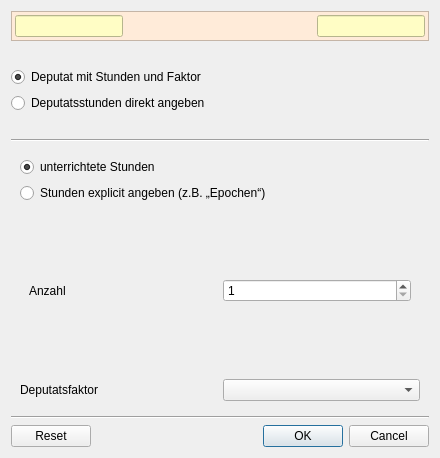
<?xml version="1.0" encoding="UTF-8"?>
<ui version="4.0">
 <class>Dialog</class>
 <widget class="QDialog" name="Dialog">
  <property name="geometry">
   <rect>
    <x>0</x>
    <y>0</y>
    <width>440</width>
    <height>458</height>
   </rect>
  </property>
  <property name="windowTitle">
   <string>Deputatsanteil festlegen</string>
  </property>
  <layout class="QVBoxLayout" name="verticalLayout_2">
   <item>
    <widget class="QFrame" name="frame">
     <property name="minimumSize">
      <size>
       <width>0</width>
       <height>0</height>
      </size>
     </property>
     <property name="styleSheet">
      <string notr="true">QFrame {
	background-color: rgb(255, 235, 217);
}
QLineEdit {
	background-color: rgb(255, 253, 197);
}
</string>
     </property>
     <property name="frameShape">
      <enum>QFrame::StyledPanel</enum>
     </property>
     <property name="frameShadow">
      <enum>QFrame::Raised</enum>
     </property>
     <layout class="QHBoxLayout" name="horizontalLayout_4">
      <property name="leftMargin">
       <number>3</number>
      </property>
      <property name="topMargin">
       <number>3</number>
      </property>
      <property name="rightMargin">
       <number>3</number>
      </property>
      <property name="bottomMargin">
       <number>3</number>
      </property>
      <item>
       <widget class="QLineEdit" name="IN">
        <property name="focusPolicy">
         <enum>Qt::NoFocus</enum>
        </property>
        <property name="readOnly">
         <bool>true</bool>
        </property>
       </widget>
      </item>
      <item>
       <spacer name="horizontalSpacer">
        <property name="orientation">
         <enum>Qt::Horizontal</enum>
        </property>
        <property name="sizeHint" stdset="0">
         <size>
          <width>40</width>
          <height>20</height>
         </size>
        </property>
       </spacer>
      </item>
      <item>
       <widget class="QLabel" name="label_3">
        <property name="text">
         <string/>
        </property>
        <property name="pixmap">
         <pixmap>../icons/arrow_r.svg</pixmap>
        </property>
       </widget>
      </item>
      <item>
       <spacer name="horizontalSpacer_2">
        <property name="orientation">
         <enum>Qt::Horizontal</enum>
        </property>
        <property name="sizeHint" stdset="0">
         <size>
          <width>40</width>
          <height>20</height>
         </size>
        </property>
       </spacer>
      </item>
      <item>
       <widget class="QLineEdit" name="OUT">
        <property name="focusPolicy">
         <enum>Qt::NoFocus</enum>
        </property>
        <property name="readOnly">
         <bool>true</bool>
        </property>
       </widget>
      </item>
     </layout>
    </widget>
   </item>
   <item>
    <spacer name="verticalSpacer_2">
     <property name="orientation">
      <enum>Qt::Vertical</enum>
     </property>
     <property name="sizeType">
      <enum>QSizePolicy::Fixed</enum>
     </property>
     <property name="sizeHint" stdset="0">
      <size>
       <width>20</width>
       <height>20</height>
      </size>
     </property>
    </spacer>
   </item>
   <item>
    <widget class="QRadioButton" name="rb_with_factor">
     <property name="text">
      <string>Deputat mit Stunden und Faktor</string>
     </property>
     <property name="checked">
      <bool>true</bool>
     </property>
    </widget>
   </item>
   <item>
    <widget class="QRadioButton" name="rb_direct">
     <property name="text">
      <string>Deputatsstunden direkt angeben</string>
     </property>
    </widget>
   </item>
   <item>
    <spacer name="verticalSpacer">
     <property name="orientation">
      <enum>Qt::Vertical</enum>
     </property>
     <property name="sizeType">
      <enum>QSizePolicy::Fixed</enum>
     </property>
     <property name="sizeHint" stdset="0">
      <size>
       <width>20</width>
       <height>20</height>
      </size>
     </property>
    </spacer>
   </item>
   <item>
    <widget class="Line" name="line_2">
     <property name="orientation">
      <enum>Qt::Horizontal</enum>
     </property>
    </widget>
   </item>
   <item>
    <widget class="QStackedWidget" name="main_choice">
     <property name="currentIndex">
      <number>0</number>
     </property>
     <widget class="QWidget" name="page_indirect">
      <layout class="QVBoxLayout" name="verticalLayout">
       <item>
        <widget class="QRadioButton" name="rb_implicit">
         <property name="text">
          <string>unterrichtete Stunden</string>
         </property>
         <property name="checked">
          <bool>true</bool>
         </property>
        </widget>
       </item>
       <item>
        <widget class="QRadioButton" name="rb_explicit">
         <property name="text">
          <string>Stunden explicit angeben (z.B. „Epochen“)</string>
         </property>
        </widget>
       </item>
       <item>
        <widget class="QStackedWidget" name="explicit_choice">
         <property name="currentIndex">
          <number>0</number>
         </property>
         <widget class="QWidget" name="page_explicit">
          <layout class="QHBoxLayout" name="horizontalLayout_2">
           <item>
            <widget class="QLabel" name="label1">
             <property name="text">
              <string>Anzahl</string>
             </property>
             <property name="buddy">
              <cstring>workload</cstring>
             </property>
            </widget>
           </item>
           <item>
            <widget class="QSpinBox" name="nlessons">
             <property name="enabled">
              <bool>true</bool>
             </property>
             <property name="minimum">
              <number>1</number>
             </property>
             <property name="maximum">
              <number>50</number>
             </property>
             <property name="value">
              <number>1</number>
             </property>
            </widget>
           </item>
          </layout>
         </widget>
         <widget class="QWidget" name="page_implicit">
          <layout class="QVBoxLayout" name="verticalLayout_3">
           <item>
            <widget class="QLabel" name="label_2">
             <property name="minimumSize">
              <size>
               <width>0</width>
               <height>40</height>
              </size>
             </property>
             <property name="text">
              <string>Die Stundenzahl wird von der Gesamtzahl der Wochenstunden für den Kurs übernommen.</string>
             </property>
             <property name="wordWrap">
              <bool>true</bool>
             </property>
            </widget>
           </item>
          </layout>
         </widget>
        </widget>
       </item>
       <item>
        <layout class="QHBoxLayout" name="horizontalLayout_3">
         <item>
          <widget class="QLabel" name="label2">
           <property name="text">
            <string>Deputatsfaktor</string>
           </property>
           <property name="buddy">
            <cstring>pay_factor</cstring>
           </property>
          </widget>
         </item>
         <item>
          <widget class="QComboBox" name="pay_factor">
           <property name="toolTip">
            <string>&lt;html&gt;&lt;head/&gt;&lt;body&gt;&lt;p&gt;Um das Deputat für einen „Kurs“ zu errechnen, wird die Stundenzahl mit diesem Faktor multipliziert.&lt;/p&gt;&lt;/body&gt;&lt;/html&gt;</string>
           </property>
          </widget>
         </item>
        </layout>
       </item>
      </layout>
     </widget>
     <widget class="QWidget" name="page_direct">
      <layout class="QHBoxLayout" name="horizontalLayout">
       <item>
        <widget class="QLabel" name="label">
         <property name="text">
          <string>Deputatsstunden</string>
         </property>
        </widget>
       </item>
       <item>
        <widget class="QDoubleSpinBox" name="payment">
         <property name="decimals">
          <number>3</number>
         </property>
         <property name="minimum">
          <double>0.100000000000000</double>
         </property>
         <property name="maximum">
          <double>50.000000000000000</double>
         </property>
         <property name="value">
          <double>1.000000000000000</double>
         </property>
        </widget>
       </item>
      </layout>
     </widget>
    </widget>
   </item>
   <item>
    <widget class="Line" name="line">
     <property name="orientation">
      <enum>Qt::Horizontal</enum>
     </property>
    </widget>
   </item>
   <item>
    <widget class="QDialogButtonBox" name="buttonBox">
     <property name="orientation">
      <enum>Qt::Horizontal</enum>
     </property>
     <property name="standardButtons">
      <set>QDialogButtonBox::Cancel|QDialogButtonBox::Ok|QDialogButtonBox::Reset</set>
     </property>
    </widget>
   </item>
  </layout>
 </widget>
 <resources/>
 <connections>
  <connection>
   <sender>buttonBox</sender>
   <signal>accepted()</signal>
   <receiver>Dialog</receiver>
   <slot>accept()</slot>
   <hints>
    <hint type="sourcelabel">
     <x>270</x>
     <y>324</y>
    </hint>
    <hint type="destinationlabel">
     <x>157</x>
     <y>274</y>
    </hint>
   </hints>
  </connection>
  <connection>
   <sender>buttonBox</sender>
   <signal>rejected()</signal>
   <receiver>Dialog</receiver>
   <slot>reject()</slot>
   <hints>
    <hint type="sourcelabel">
     <x>338</x>
     <y>324</y>
    </hint>
    <hint type="destinationlabel">
     <x>286</x>
     <y>274</y>
    </hint>
   </hints>
  </connection>
 </connections>
</ui>
